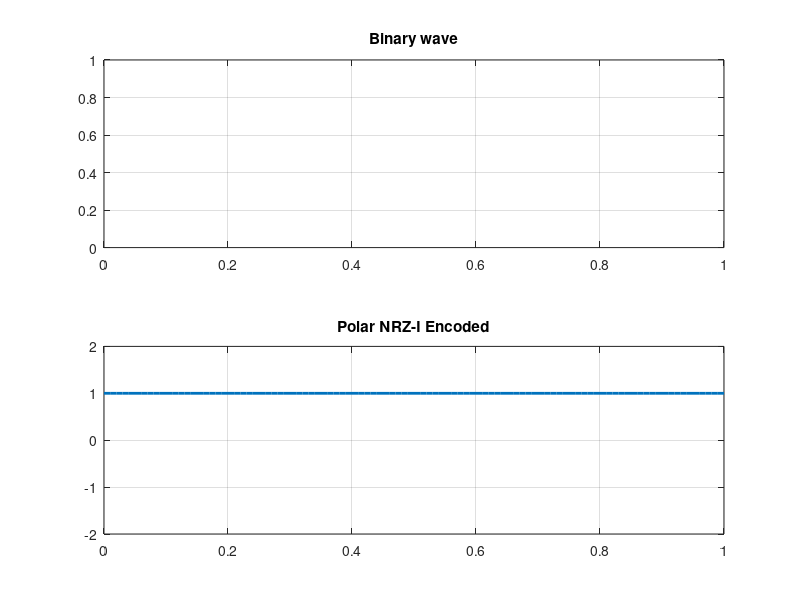

The MATLAB source for this figure:
%NRZ-I নিয়ম:-
% 0 বিট: লেভেল অপরিবর্তিত থাকে।
% 1 বিট: লেভেল উল্টে যায় (যদি +1 থাকে → -1 হবে, -1 থাকলে → +1 হবে)।

%Polar NRZ-I (Inverse)
%Inversion (NRZ-I) - the change or lack of change in
%polarity determines the value of a symbol.
%E.g. a “1” symbol inverts the polarity a “0” does not.

clc;
close all;
clear;

b=input('Binary data: ','s')-'0';
n=length(b);
t=0:0.01:n;

for i=1:n
  bw(i*100:(i+1)*100)=b(i);
end
bw=bw(100:end);

subplot(2,1,1)
plot(t,bw, 'linewidth',2);
axis([0 n 0 +1]);
grid on;
title('Binary wave')

lastbit=1;
for j=1:n
  if(b(j)==1)
   x(j*100:(j+1)*100)=-lastbit;
   lastbit=-lastbit;
  else
   x(j*100:(j+1)*100)=lastbit;
  endif
end

x=x(100:end);

subplot(2,1,2)
plot(t,x, 'linewidth',2);
axis([0 n -2 +2]);
grid on;
title('Polar NRZ-I Encoded')






